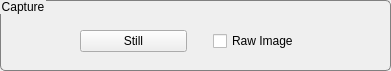
   <widget class="QGroupBox" name="groupBox_Capture">
    <property name="geometry">
     <rect>
      <x>10</x>
      <y>540</y>
      <width>391</width>
      <height>71</height>
     </rect>
    </property>
    <property name="styleSheet">
     <string notr="true">QGroupBox {border:1px solid gray; border-radius:5px; margin-top:1ex;}QGroupBox::title{subcontrol-origin:margin; subcontrol-position:top left; padding:0 0px;}</string>
    </property>
    <property name="title">
     <string>Capture</string>
    </property>
    <widget class="QWidget" name="layoutWidget">
     <property name="geometry">
      <rect>
       <x>80</x>
       <y>25</y>
       <width>219</width>
       <height>32</height>
      </rect>
     </property>
     <layout class="QHBoxLayout" name="horizontalLayout_3">
      <property name="spacing">
       <number>6</number>
      </property>
      <item>
       <widget class="QPushButton" name="pushButton_Still">
        <property name="sizePolicy">
         <sizepolicy hsizetype="Minimum" vsizetype="Fixed">
          <horstretch>0</horstretch>
          <verstretch>0</verstretch>
         </sizepolicy>
        </property>
        <property name="text">
         <string>Still</string>
        </property>
       </widget>
      </item>
      <item>
       <spacer name="horizontalSpacer">
        <property name="orientation">
         <enum>Qt::Horizontal</enum>
        </property>
        <property name="sizeType">
         <enum>QSizePolicy::Fixed</enum>
        </property>
        <property name="sizeHint" stdset="0">
         <size>
          <width>20</width>
          <height>20</height>
         </size>
        </property>
       </spacer>
      </item>
      <item>
       <widget class="QCheckBox" name="checkBox_RawImage">
        <property name="sizePolicy">
         <sizepolicy hsizetype="Fixed" vsizetype="Fixed">
          <horstretch>0</horstretch>
          <verstretch>0</verstretch>
         </sizepolicy>
        </property>
        <property name="text">
         <string>Raw Image</string>
        </property>
       </widget>
      </item>
     </layout>
    </widget>
   </widget>
